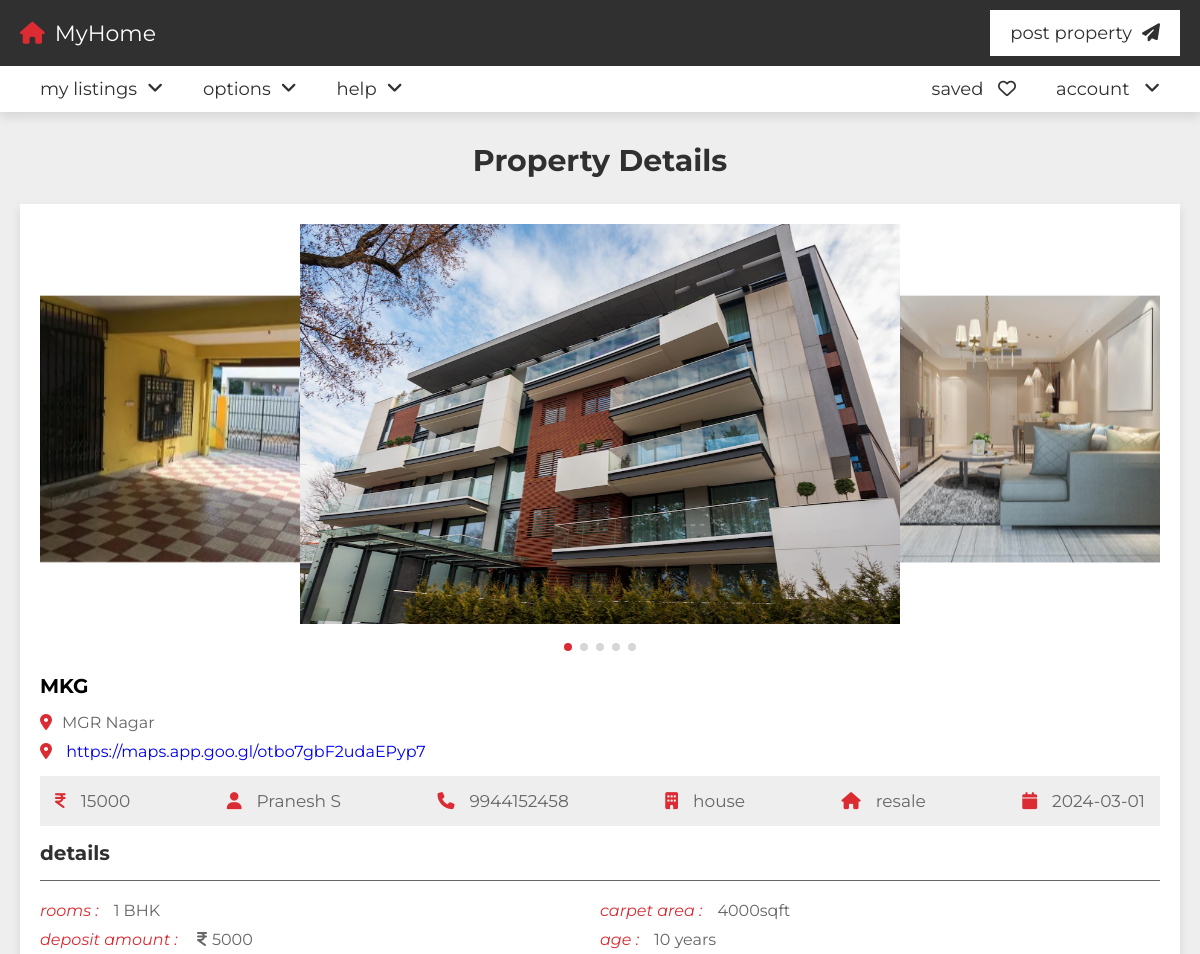
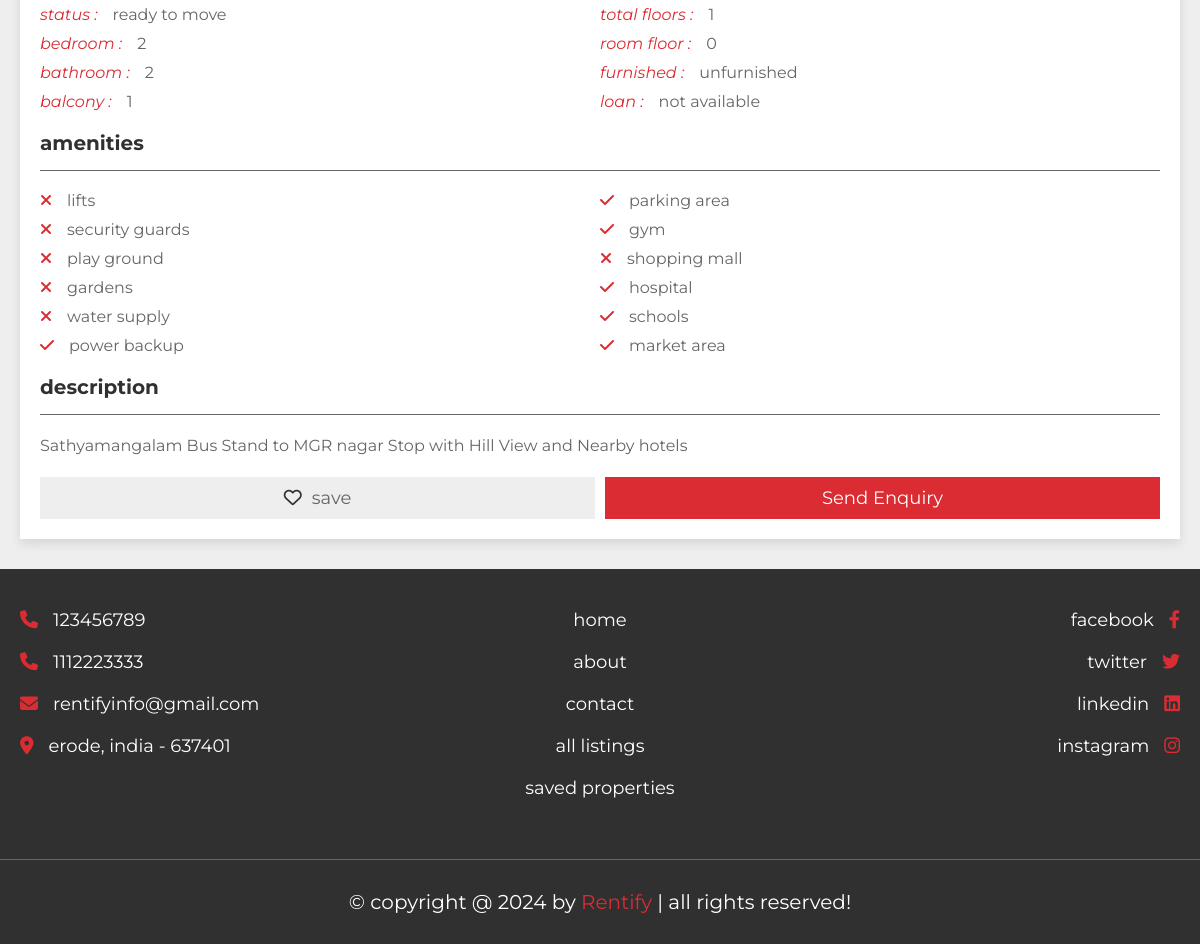
The app's page /project/view_property.php?get_id=uMgit7n16CpwjlLbIpp2 with its own data (2 pictures, top to bottom).
### tables this page shows
CREATE TABLE `property` (
  `id` varchar(20) NOT NULL,
  `user_id` varchar(20) NOT NULL,
  `property_name` varchar(50) NOT NULL,
  `address` varchar(100) NOT NULL,
  `map_link` varchar(500) NOT NULL,
  `price` varchar(10) NOT NULL,
  `type` varchar(10) NOT NULL,
  `offer` varchar(10) NOT NULL,
  `status` varchar(50) NOT NULL,
  `furnished` varchar(50) NOT NULL,
  `bhk` varchar(10) NOT NULL,
  `deposite` varchar(10) NOT NULL,
  `bedroom` varchar(10) NOT NULL,
  `bathroom` varchar(10) NOT NULL,
  `balcony` varchar(10) NOT NULL,
  `carpet` varchar(10) NOT NULL,
  `age` varchar(2) NOT NULL,
  `total_floors` varchar(2) NOT NULL,
  `room_floor` varchar(2) NOT NULL,
  `loan` varchar(50) NOT NULL,
  `lift` varchar(3) NOT NULL DEFAULT 'no',
  `security_guard` varchar(3) NOT NULL DEFAULT 'no',
  `play_ground` varchar(3) NOT NULL DEFAULT 'no',
  `garden` varchar(3) NOT NULL DEFAULT 'no',
  `water_supply` varchar(3) NOT NULL DEFAULT 'no',
  `power_backup` varchar(3) NOT NULL DEFAULT 'no',
  `parking_area` varchar(3) NOT NULL DEFAULT 'no',
  `gym` varchar(3) NOT NULL DEFAULT 'no',
  `shopping_mall` varchar(3) NOT NULL DEFAULT 'no',
  `hospital` varchar(3) NOT NULL DEFAULT 'no',
  `school` varchar(3) NOT NULL DEFAULT 'no',
  `market_area` varchar(3) NOT NULL DEFAULT 'no',
  `image_01` varchar(50) NOT NULL,
  `image_02` varchar(50) NOT NULL,
  `image_03` varchar(50) NOT NULL,
  `image_04` varchar(50) NOT NULL,
  `image_05` varchar(50) NOT NULL,
  `description` varchar(1000) NOT NULL,
  `date` date NOT NULL DEFAULT current_timestamp()
);

CREATE TABLE `users` (
  `id` varchar(20) NOT NULL,
  `name` varchar(50) NOT NULL,
  `number` varchar(10) NOT NULL,
  `email` varchar(50) NOT NULL,
  `password` varchar(50) NOT NULL
);

### project/view_property.php (the view, shortened to what this page needs)
<?php
include 'components/connect.php';
if(isset($_COOKIE['user_id'])){
   $user_id = $_COOKIE['user_id'];
}else{
   $user_id = '';
}
if(isset($_GET['get_id'])){
   $get_id = $_GET['get_id'];
}else{
   $get_id = '';
   header('location:home.php');
}
?>
<!DOCTYPE html>
<html lang="en">
<head>
   <link rel="stylesheet" href="https://cdn.jsdelivr.net/npm/swiper@8/swiper-bundle.min.css" />
   <link rel="stylesheet" href="https://cdnjs.cloudflare.com/ajax/libs/font-awesome/6.2.0/css/all.min.css">
   <link rel="stylesheet" href="css/style.css">
</head>
<body>
<?php include 'components/user_header.php'; ?>
<section class="view-property">
   <h1 class="heading">property details</h1>
   <?php
      $select_properties = $conn->prepare("SELECT * FROM `property` WHERE id = ? ORDER BY date DESC LIMIT 1");
      $select_properties->execute([$get_id]);
      if($select_properties->rowCount() > 0){
         while($fetch_property = $select_properties->fetch(PDO::FETCH_ASSOC)){
         $select_user = $conn->prepare("SELECT * FROM `users` WHERE id = ?");
         $select_user->execute([$fetch_property['user_id']]);
         $fetch_user = $select_user->fetch(PDO::FETCH_ASSOC);
         $select_saved = $conn->prepare("SELECT * FROM `saved` WHERE property_id = ? and user_id = ?");
         $select_saved->execute([$fetch_property['id'], $user_id]);
   ?>
   <div class="details">
     <div class="swiper images-container">
         <div class="swiper-wrapper">
            <img src="uploaded_files/<?= $fetch_property['image_01']; ?>" alt="" class="swiper-slide">
            <?php if(!empty($fetch_property['image_02'])){ ?>
            <img src="uploaded_files/<?= $fetch_property['image_02']; ?>" alt="" class="swiper-slide">
            <?php } ?>
            <?php if(!empty($fetch_property['image_05'])){ ?>
            <img src="uploaded_files/<?= $fetch_property['image_05']; ?>" alt="" class="swiper-slide">
            <?php } ?>
         </div>
         <div class="swiper-pagination"></div>
     </div>
      <h3 class="name"><?= $fetch_property['property_name']; ?></h3>
      <p class="location"><i class="fas fa-map-marker-alt"></i><span><?= $fetch_property['address']; ?></span></p>
      <p class="location"><i class="fas fa-map-marker-alt"></i>
      <a href="<?= $fetch_property['map_link']; ?>" target="_blank"><?= $fetch_property['map_link']; ?></a></p>
      <div class="info">
         <p><i class="fas fa-indian-rupee-sign"></i><span><?= $fetch_property['price']; ?></span></p>
         <p><i class="fas fa-user"></i><span><?= $fetch_user['name']; ?></span></p>
         <p><i class="fas fa-phone"></i><a href="tel:1234567890"><?= $fetch_user['number']; ?></a></p>
         <p><i class="fas fa-building"></i><span><?= $fetch_property['type']; ?></span></p>
         <p><i class="fas fa-house"></i><span><?= $fetch_property['offer']; ?></span></p>
         <p><i class="fas fa-calendar"></i><span><?= $fetch_property['date']; ?></span></p>
      </div>
      <h3 class="title">details</h3>
      <div class="flex">
         <div class="box">
            <p><i>rooms :</i><span><?= $fetch_property['bhk']; ?> BHK</span></p>
            <p><i>deposit amount : </i><span><span class="fas fa-indian-rupee-sign" style="margin-right: .5rem;"></span><?= $fetch_property['deposite']; ?></span></p>
            <p><i>status :</i><span><?= $fetch_property['status']; ?></span></p>
            <p><i>bedroom :</i><span><?= $fetch_property['bedroom']; ?></span></p>
            <p><i>bathroom :</i><span><?= $fetch_property['bathroom']; ?></span></p>
            <p><i>balcony :</i><span><?= $fetch_property['balcony']; ?></span></p>
         </div>
         <div class="box">
            <p><i>carpet area :</i><span><?= $fetch_property['carpet']; ?>sqft</span></p>
            <p><i>age :</i><span><?= $fetch_property['age']; ?> years</span></p>
            <p><i>total floors :</i><span><?= $fetch_property['total_floors']; ?></span></p>
            <p><i>room floor :</i><span><?= $fetch_property['room_floor']; ?></span></p>
            <p><i>furnished :</i><span><?= $fetch_property['furnished']; ?></span></p>
            <p><i>loan :</i><span><?= $fetch_property['loan']; ?></span></p>
         </div>
      </div>
      <h3 class="title">amenities</h3>
      <div class="flex">
         <div class="box">
            <p><i class="fas fa-<?php if($fetch_property['lift'] == 'yes'){echo 'check';}else{echo 'times';} ?>"></i><span>lifts</span></p>
            <p><i class="fas fa-<?php if($fetch_property['security_guard'] == 'yes'){echo 'check';}else{echo 'times';} ?>"></i><span>security guards</span></p>
            <p><i class="fas fa-<?php if($fetch_property['play_ground'] == 'yes'){echo 'check';}else{echo 'times';} ?>"></i><span>play ground</span></p>
            <p><i class="fas fa-<?php if($fetch_property['garden'] == 'yes'){echo 'check';}else{echo 'times';} ?>"></i><span>gardens</span></p>
            <p><i class="fas fa-<?php if($fetch_property['water_supply'] == 'yes'){echo 'check';}else{echo 'times';} ?>"></i><span>water supply</span></p>
            <p><i class="fas fa-<?php if($fetch_property['power_backup'] == 'yes'){echo 'check';}else{echo 'times';} ?>"></i><span>power backup</span></p>
         </div>
         <div class="box">
            <p><i class="fas fa-<?php if($fetch_property['parking_area'] == 'yes'){echo 'check';}else{echo 'times';} ?>"></i><span>parking area</span></p>
            <p><i class="fas fa-<?php if($fetch_property['gym'] == 'yes'){echo 'check';}else{echo 'times';} ?>"></i><span>gym</span></p>
            <p><i class="fas fa-<?php if($fetch_property['shopping_mall'] == 'yes'){echo 'check';}else{echo 'times';} ?>"></i><span>shopping mall</span></p>
            <p><i class="fas fa-<?php if($fetch_property['hospital'] == 'yes'){echo 'check';}else{echo 'times';} ?>"></i><span>hospital</span></p>
            <p><i class="fas fa-<?php if($fetch_property['school'] == 'yes'){echo 'check';}else{echo 'times';} ?>"></i><span>schools</span></p>
            <p><i class="fas fa-<?php if($fetch_property['market_area'] == 'yes'){echo 'check';}else{echo 'times';} ?>"></i><span>market area</span></p>
         </div>
      </div>
      <h3 class="title">description</h3>
      <p class="description"><?= $fetch_property['description']; ?></p>
      <form action="" method="post" class="flex-btn">
         <?php
            if($select_saved->rowCount() > 0){
         ?>
         <button type="submit" name="save" class="save"><i class="fas fa-heart"></i><span>saved</span></button>
         <?php
            }else{
         ?>
         <button type="submit" name="save" class="save"><i class="far fa-heart"></i><span>save</span></button>
         <?php
            }
         ?>
         <input type="submit" value="send enquiry" name="send" class="btn">
      </form>
   </div>
   <?php
      }
   }else{
      echo '<p class="empty">property not found! <a href="post_property.php" style="margin-top:1.5rem;" class="btn">add new</a></p>';
   }
   ?>
</section>
<?php include 'components/footer.php'; ?>
</body>
</html>

### project/css/style.css (style rules this page uses)
:root { --main-color:#DA2C32; --light-color:#666; --light-bg:#eee; --white:#fff; --black:#303030; --border:.1rem solid var(--light-color); --box-shodow:0 .5rem 1rem rgba(0,0,0,.1); }
* { font-family: 'Montserrat', sans-serif; margin: 0; padding: 0; box-sizing: border-box; outline: none; border: none; text-decoration: none; }
html { font-size: 62.5%; overflow-x: hidden; scroll-behavior: smooth; scroll-padding-top: 10rem; }
body { background-color: var(--light-bg); }
section { padding: 3rem 2rem; max-width: 1200px; margin: 0 auto; }
.heading { text-align: center; padding-bottom: 2.5rem; font-size: 3rem; color: var(--black); text-transform: capitalize; }
.btn, .inline-btn { margin-top: 1rem; padding: 1rem 3rem; background-color: var(--main-color); color: var(--white); cursor: pointer; text-align: center; font-size: 1.8rem; text-transform: capitalize; }
.btn { display: block; width: 100%; }
.flex-btn { display: flex; gap: 1rem; justify-content: space-between; align-items: flex-end; }
.view-property .details { background-color: var(--white); box-shadow: var(--box-shodow); padding: 2rem; overflow-x: hidden; }
.view-property .details .images-container { padding-bottom: 3rem; }
.swiper-pagination-bullets.swiper-pagination-horizontal { bottom: 0; }
.view-property .details .images-container img { height: 40rem; object-fit: cover; width: 60rem; }
.view-property .details .name { font-size: 2rem; text-overflow: ellipsis; overflow-x: hidden; margin-bottom: .5rem; padding-top: 2rem; }
.view-property .details .location { padding-top: 1rem; font-size: 1.6rem; color: var(--light-color); }
.view-property .details .location i { margin-right: 1rem; color: var(--main-color); }
.view-property .details .info { display: flex; background-color: var(--light-bg); padding: 1.5rem; margin: 1.5rem 0; justify-content: space-between; align-items: center; flex-wrap: wrap; gap: 2rem; }
.view-property .details .info p { font-size: 1.7rem; }
.view-property .details .info p span, .view-property .details .info p a { color: var(--light-color); }
.view-property .details .info p i { margin-right: 1.5rem; color: var(--main-color); }
.view-property .details .title { font-size: 2rem; color: var(--black); padding-bottom: 1.5rem; border-bottom: var(--border); }
.view-property .details .flex { margin: 1.5rem 0; display: flex; justify-content: space-between; flex-wrap: wrap; }
.view-property .details .flex .box { flex: 1 1 40rem; }
.view-property .details .flex .box p { padding: .5rem 0; font-size: 1.6rem; color: var(--light-color); }
.view-property .details .flex .box i { color: var(--main-color); margin-right: 1.5rem; }
.view-property .details .description { padding-top: 1rem; margin: .5rem 0; margin-top: .5rem; font-size: 1.6rem; color: var(--light-color); line-height: 2; }
.view-property .details .save { width: 100%; background-color: var(--light-bg); cursor: pointer; padding: 1rem 3rem; font-size: 1.8rem; color: var(--light-color); }
.view-property .details .save i { margin-right: 1rem; color: var(--black); }

### records on screen
property: image_01 (picture), image_02 (picture), image_05 (picture), property_name "MKG", address "MGR Nagar", map_link "https://maps.app.goo.gl/otbo7gbF2udaEPyp7", price "15000", user.name "Pranesh S", user.number "9944152458", type "house", offer "resale", date "2024-03-01", bhk "1", deposite "5000", status "ready to move", bedroom "2", bathroom "2", balcony "1", carpet "4000", age "10", total_floors "1", room_floor "0", furnished "unfurnished", loan "not available", description "Sathyamangalam Bus Stand to MGR nagar Stop with Hill View and Nearby hotels"
